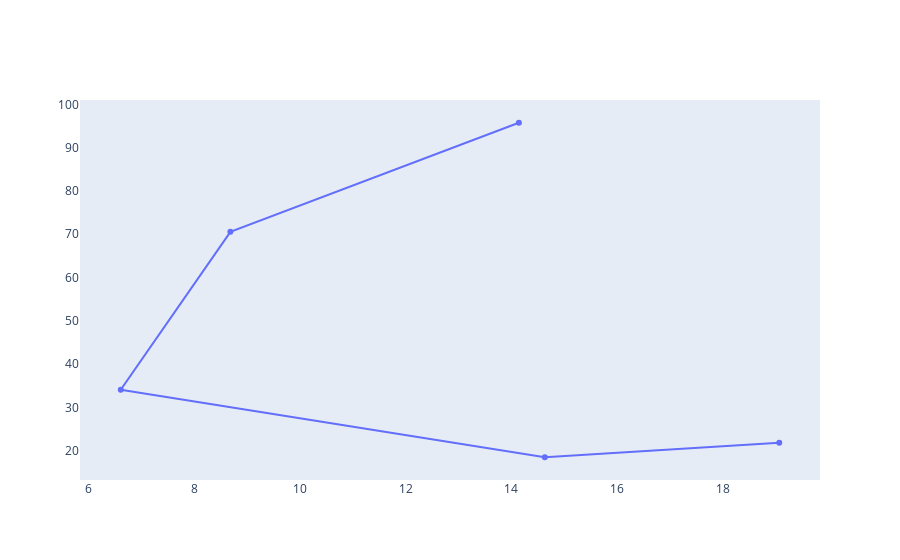

The notebook cell saved with this chart:
### Code cell
fig=go.Figure()
fig.add_trace(go.Scatter(x=weather["Temperature AVG"].head(),
                         y=weather["Relative Humidity AVG"].head(),
                        ))
fig.update_xaxes(showgrid=False,zeroline=True)
fig.update_yaxes(showgrid=False)
fig.show()

### Figure 1 — Plotly figure (JSON) as saved in the notebook; plotly's stock layout.template omitted (floating-point values rounded to 4 significant figures)
{"data": [{"type": "scatter", "x": [19.06, 14.63, 6.614, 8.687, 14.14], "y": [21.87, 18.49, 34.07, 70.56, 95.75]}], "layout": {"autosize": true, "xaxis": {"autorange": true, "range": [5.79, 19.89], "showgrid": false, "type": "linear", "zeroline": true}, "yaxis": {"autorange": true, "range": [12.83, 101.4], "showgrid": false, "type": "linear"}}}
